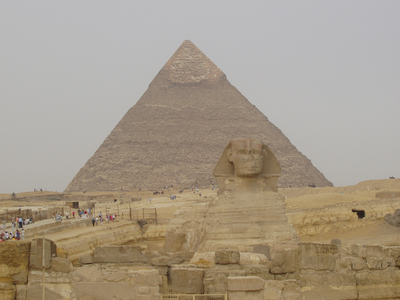
#> input picture ImageSearchEngine/queries/108100.png, 400 x 300 px
$ python search.py --index index.csv --query queries/108100.png --result-path dataset
#> lines starting #> are read from the running program, lines starting #| are printed output that depends on the picture; after the words box and inside, x2 and y2 are one past the last pixel; in counts of white or black regions, pixels touching at a corner belong together
### ImageSearchEngine/imagesearchlibrary/colordescriptor.py
# import the necessary packages
import numpy as np
import cv2

class ColorDescriptor:
	def __init__(self, bins):
		# store the number of bins for the 3D histogram
#> further down, query is the input picture: shape (300, 400, 3); mean B, G, R 137.1, 153.7, 165.5
		self.bins = bins

	def describe(self, image):
		# convert the image to the HSV color space and initialize
		# the features used to quantify the image
		image = cv2.cvtColor(image, cv2.COLOR_BGR2HSV)
#> image: shape (300, 400, 3); mean H, S, V 39.7, 49.9, 165.9
		features = []

		# grab the dimensions and compute the center of the image
		(h, w) = image.shape[:2]
#> h = 300; w = 400
		(cX, cY) = (int(w * 0.5), int(h * 0.5))
#> cX = 200; cY = 150

		# divide the image into four rectangles/segments (top-left,
		# top-right, bottom-right, bottom-left)
		segments = [(0, cX, 0, cY), (cX, w, 0, cY), (cX, w, cY, h),
			(0, cX, cY, h)]

		# construct an elliptical mask representing the center of the
		# image
		(axesX, axesY) = (int((w * 0.75) / 2), int((h * 0.75) / 2))
#> axesX = 150; axesY = 112
		ellipMask = np.zeros(image.shape[:2], dtype = "uint8")
		cv2.ellipse(ellipMask, (cX, cY), (axesX, axesY), 0, 0, 360, 255, -1)
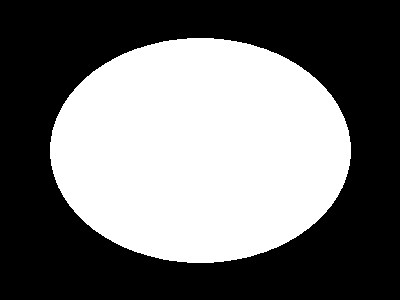
#> ellipMask: shape (300, 400); 44.2% white; 1 white region, box (x1, y1, x2, y2) and area: (50, 38, 351, 263) 53083

		# loop over the segments
		for (startX, endX, startY, endY) in segments:
			# construct a mask for each corner of the image, subtracting
			# the elliptical center from it
			cornerMask = np.zeros(image.shape[:2], dtype = "uint8")
			cv2.rectangle(cornerMask, (startX, startY), (endX, endY), 255, -1)
			cornerMask = cv2.subtract(cornerMask, ellipMask)

			# extract a color histogram from the image, then update the
			# feature vector
			hist = self.histogram(image, cornerMask)
			features.extend(hist)
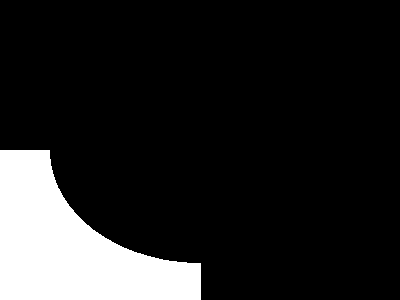
#> cornerMask: shape (300, 400); 14% white; 1 white region, box (x1, y1, x2, y2) and area: (0, 150, 201, 300) 16745
#> after the loop, features = 1152 values, max 0.9 at index 470, min 0 at index 0, mean 0.00711

		# extract a color histogram from the elliptical region and
		# update the feature vector
		hist = self.histogram(image, ellipMask)
#> hist = 288 values, max 0.698 at index 7, min 0 at index 0, mean 0.00909
		features.extend(hist)

		# return the feature vector
		return features

	def histogram(self, image, mask):
		# extract a 3D color histogram from the masked region of the
		# image, using the supplied number of bins per channel; then
		# normalize the histogram
		hist = cv2.calcHist([image], [0, 1, 2], mask, self.bins,
			[0, 180, 0, 256, 0, 256])
		hist = cv2.normalize(hist,hist).flatten()

		# return the histogram
		return hist

### ImageSearchEngine/imagesearchlibrary/searcher.py
# import the necessary packages
import numpy as np
import csv

class Searcher:
	def __init__(self, indexPath):
		# store our index path
		self.indexPath = indexPath

	def search(self, queryFeatures, limit = 10):
		# initialize our dictionary of results
		results = {}

		# open the index file for reading
		with open(self.indexPath) as f:
			# initialize the CSV reader
			reader = csv.reader(f)

			# loop over the rows in the index
			for row in reader:
				# parse out the image ID and features, then compute the
				# chi-squared distance between the features in our index
				# and our query features
				features = [float(x) for x in row[1:]]
				d = self.chi2_distance(features, queryFeatures)

				# now that we have the distance between the two feature
				# vectors, we can udpate the results dictionary -- the
				# key is the current image ID in the index and the
				# value is the distance we just computed, representing
				# how 'similar' the image in the index is to our query
				results[row[0]] = d

			# close the reader
			f.close()

		# sort our results, so that the smaller distances (i.e. the
		# more relevant images are at the front of the list)
		results = sorted([(v, k) for (k, v) in results.items()])

		# return our (limited) results
		return results[:limit]

	# [7 lines left out: function chi2_distance, not called in this run]

### ImageSearchEngine/search.py
# Usage
# python search.py --index index.csv --query queries/108100.png --result-path dataset

# import the necessary packages
from imagesearchlibrary.colordescriptor import ColorDescriptor
from imagesearchlibrary.searcher import Searcher
import argparse
import cv2

# construct the argument parser and parse the arguments
ap = argparse.ArgumentParser()
ap.add_argument("-i", "--index", required = True,
	help = "Path to where the computed index will be stored")
ap.add_argument("-q", "--query", required = True,
	help = "Path to the query image")
ap.add_argument("-r", "--result-path", required = True,
	help = "Path to the result path")
args = vars(ap.parse_args())

# initialize the image descriptor
cd = ColorDescriptor((8, 12, 3))

# load the query image and describe it
query = cv2.imread(args["query"])
features = cd.describe(query)
#> features = 1440 values, max 0.9 at index 470, min 0 at index 0, mean 0.00751

# perform the search
searcher = Searcher(args["index"])
results = searcher.search(features)
#> (the run stopped early here; a loop or call above may not have finished)
